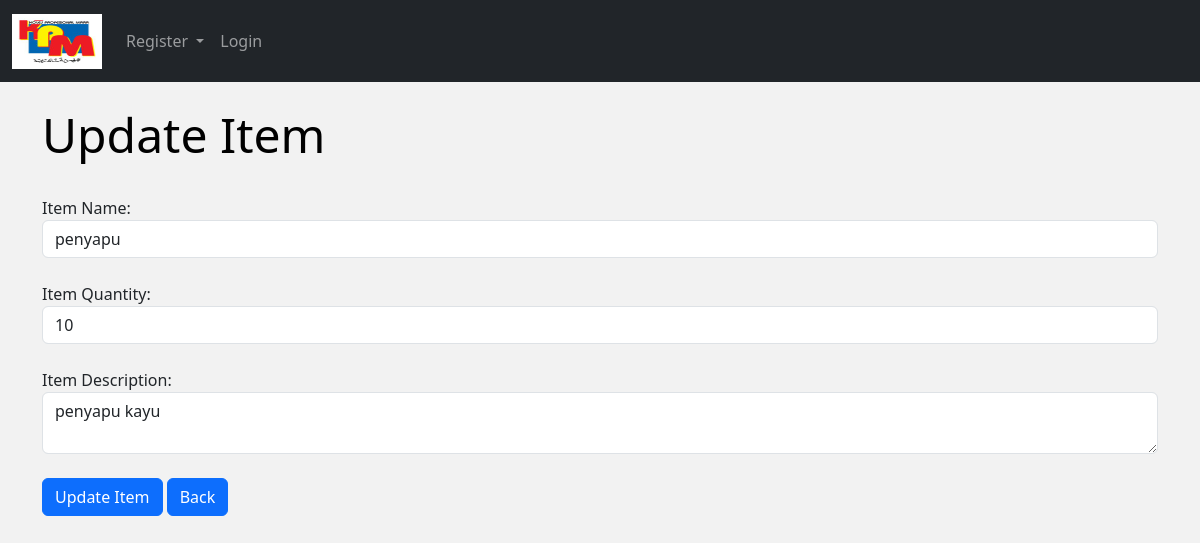
The app's page /updateorder/20 with its own data.
### Annur/models.py (models this page shows, shortened)
class Item(models.Model):
    Itemid = models.CharField(max_length = 6, primary_key = True)
    Itemname = models.TextField(max_length = 100)
    Itemquantity = models.IntegerField()
    Itemdescription = models.TextField(max_length = 100)

### Annur/views.py (the view)
# urls.py: path("updateorder/<str:Itemid>",views.update_item,name="update_item"),
def update_item(request,Itemid):
    data = Item.objects.get(Itemid = Itemid)
    dict = {
        'data':data
    }
    return render(request,"updateorder.html",dict)

### Annur/templates/updateorder.html (shortened to what this page needs)
{% extends 'base.html' %}
{% load static %}
{% block content %}
  <h1 style="color: black;">Update Item</h1>
  <form method="post" action="update_data/{{ data.Itemid }}">
    <div class="form-group">
      <br/>
      <label for="Itemname">Item Name:</label>
      <input type="text" class="form-control" id="Itemname" name="Itemname" value="{{ data.Itemname }}">
    </div>
    <br/>
    <div class="form-group">
      <label for="Itemquantity">Item Quantity:</label>
      <input type="text" class="form-control" id="Itemquantity" name="Itemquantity" value="{{ data.Itemquantity }}">
    </div>
    <br/>
    <div class="form-group">
      <label for="Itemdescription">Item Description:</label>
      <textarea class="form-control" id="Itemdescription" name="Itemdescription">{{ data.Itemdescription }}</textarea>
    </div>
    <br/>
    <button type="submit" class="btn btn-primary">Update Item</button>
    <a href="javascript:history.back()" class="btn btn-primary">Back</a>
  </form>
{% endblock %}

### Annur/static/style.css (style rules this page uses)
body { background-image: url('images/Coop1.jpg'); background-size: cover; background-position: center; }
h1 { font-size: 3em; margin-top: 0; }

### Annur/templates/base.html (style rules this page uses)
body { background-color: #F2F2F2; }

### records on screen
Item: Itemname "penyapu", Itemquantity "10", Itemdescription "penyapu kayu"
